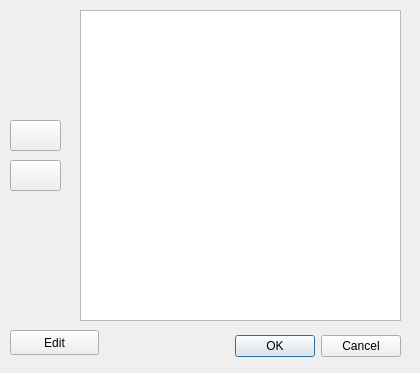
<?xml version="1.0" encoding="UTF-8"?>
<ui version="4.0">
 <class>EditTagsDialog</class>
 <widget class="QDialog" name="EditTagsDialog">
  <property name="geometry">
   <rect>
    <x>0</x>
    <y>0</y>
    <width>420</width>
    <height>373</height>
   </rect>
  </property>
  <property name="windowTitle">
   <string>Edit Tags</string>
  </property>
  <widget class="QDialogButtonBox" name="buttonBox">
   <property name="geometry">
    <rect>
     <x>60</x>
     <y>330</y>
     <width>341</width>
     <height>32</height>
    </rect>
   </property>
   <property name="orientation">
    <enum>Qt::Horizontal</enum>
   </property>
   <property name="standardButtons">
    <set>QDialogButtonBox::Cancel|QDialogButtonBox::Ok</set>
   </property>
  </widget>
  <widget class="QPushButton" name="moveUpButton">
   <property name="geometry">
    <rect>
     <x>10</x>
     <y>120</y>
     <width>51</width>
     <height>31</height>
    </rect>
   </property>
   <property name="layoutDirection">
    <enum>Qt::LeftToRight</enum>
   </property>
   <property name="styleSheet">
    <string notr="true">text-align: center</string>
   </property>
   <property name="text">
    <string/>
   </property>
   <property name="icon">
    <iconset theme="go-up"/>
   </property>
  </widget>
  <widget class="QListView" name="listView">
   <property name="geometry">
    <rect>
     <x>80</x>
     <y>10</y>
     <width>321</width>
     <height>311</height>
    </rect>
   </property>
  </widget>
  <widget class="QPushButton" name="moveDownButton">
   <property name="geometry">
    <rect>
     <x>10</x>
     <y>160</y>
     <width>51</width>
     <height>31</height>
    </rect>
   </property>
   <property name="text">
    <string/>
   </property>
   <property name="icon">
    <iconset theme="go-down"/>
   </property>
  </widget>
  <widget class="QPushButton" name="editTagButton">
   <property name="geometry">
    <rect>
     <x>10</x>
     <y>330</y>
     <width>89</width>
     <height>25</height>
    </rect>
   </property>
   <property name="text">
    <string>Edit</string>
   </property>
   <property name="icon">
    <iconset theme="edit"/>
   </property>
  </widget>
 </widget>
 <resources/>
 <connections>
  <connection>
   <sender>buttonBox</sender>
   <signal>accepted()</signal>
   <receiver>EditTagsDialog</receiver>
   <slot>accept()</slot>
   <hints>
    <hint type="sourcelabel">
     <x>248</x>
     <y>254</y>
    </hint>
    <hint type="destinationlabel">
     <x>157</x>
     <y>274</y>
    </hint>
   </hints>
  </connection>
  <connection>
   <sender>buttonBox</sender>
   <signal>rejected()</signal>
   <receiver>EditTagsDialog</receiver>
   <slot>reject()</slot>
   <hints>
    <hint type="sourcelabel">
     <x>316</x>
     <y>260</y>
    </hint>
    <hint type="destinationlabel">
     <x>286</x>
     <y>274</y>
    </hint>
   </hints>
  </connection>
 </connections>
</ui>
